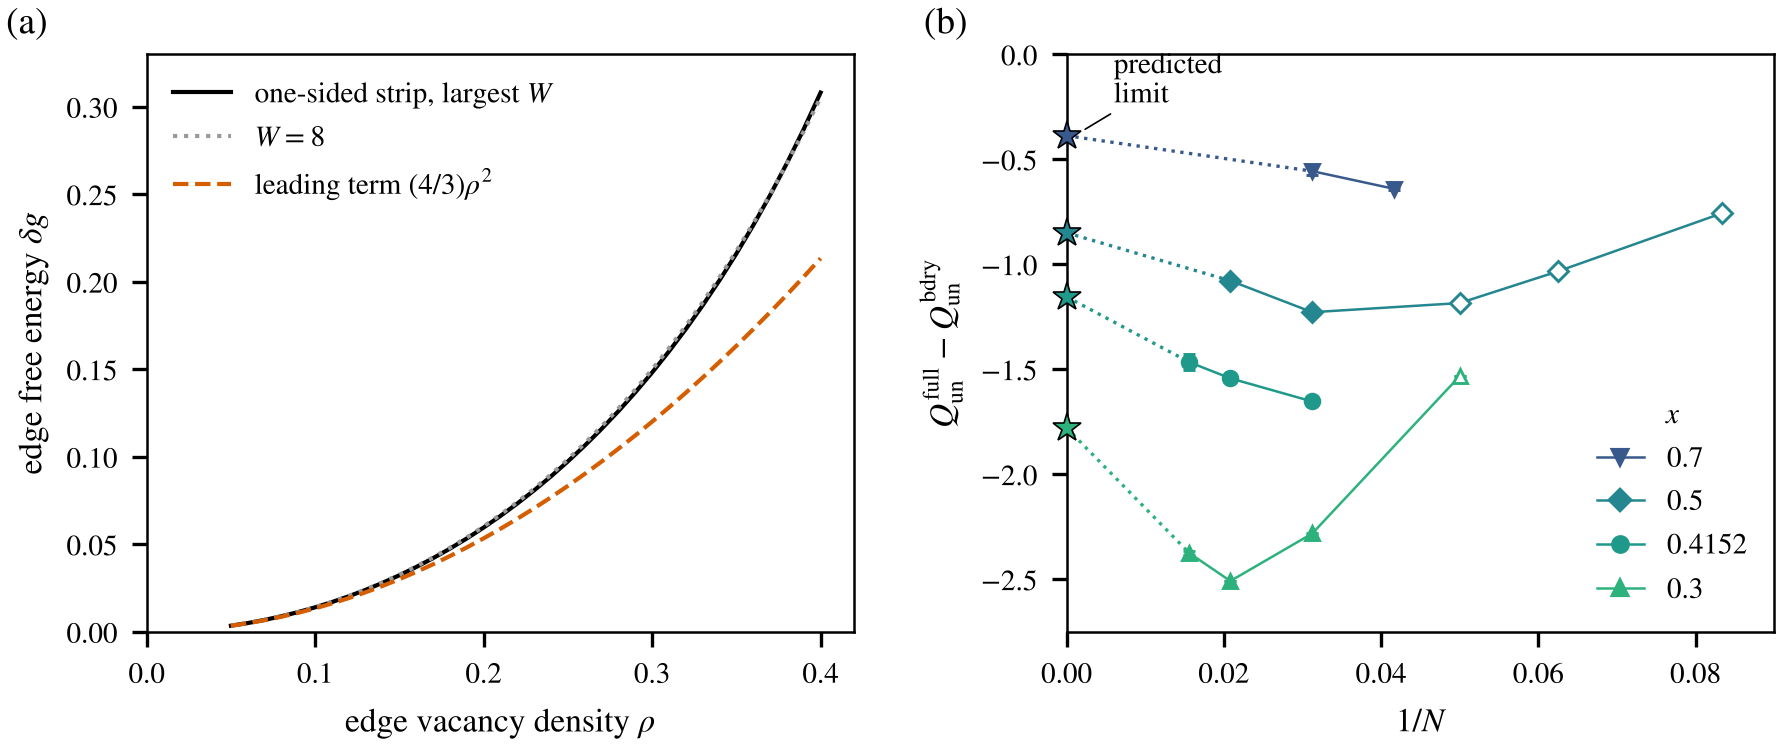

This figure's Python source:
"""Fig. 7: full model against boundary model.  (a) edge free energy dg(rho); (b) D = Q_un(full) - Q_un(boundary) vs 1/N
with the predicted limits.  Inputs (made by scripts/full_vs_boundary/): dg.csv, D_table.csv, D_inf.csv
(D_inf.csv: PYTHONPATH=src:scripts/full_vs_boundary python3 scripts/full_vs_boundary/predict.py 12,16 0.4 0.8,0.7,0.6,0.5,0.4152,0.3)."""
import csv, numpy as np, matplotlib.pyplot as plt
from style import *
P = "../data/full_vs_boundary/"
dg = list(csv.DictReader(open(P + "dg.csv"))); rho = np.array([float(r["rho"]) for r in dg])
col = lambda k: np.array([float(r[k]) if r[k] else np.nan for r in dg])
best = np.full(len(rho), np.nan)
for k in ("dg_W8", "dg_W10", "dg_W12", "dg_W14", "dg_W16"):       # the largest available width wins
    v = col(k); best[~np.isnan(v)] = v[~np.isnan(v)]
fig, ax = plt.subplots(1, 2, figsize=(TEXTW, 2.5), gridspec_kw=dict(wspace=0.30))
a = ax[0]; t = np.tan(np.pi * rho / 2)
a.plot(rho, best, "k-", label="one-sided strip, largest $W$"); a.plot(rho, col("dg_W8"), ":", color=GREY, label="$W=8$")
a.plot(rho, 4 * rho**2 / 3, "--", color=VERM, label=r"leading term $(4/3)\rho^2$")
a.set_xlabel(r"edge vacancy density $\rho$"); a.set_ylabel(r"edge free energy $\delta g$"); a.set_xlim(0, 0.42); a.set_ylim(0, 0.33); a.legend(loc="upper left")
D = [(int(r["N"]), float(r["x"]), float(r["D"]), float(r["err"]), r["source"]) for r in csv.DictReader(open(P + "D_table.csv"))]
extra = {0.4152: [(64, -1.467, 0.038, "MC")]}   # Q_un = 18.475 +- 0.038 (taskA_results/reports/interim4_N64pl.md) minus 19.942 (boundary, exact)
pred = {float(r["x"]): float(r["D_inf_W16"]) for r in csv.DictReader(open(P + "D_inf.csv"))}
MK = dict(MARK); MK[0.4152] = "o"; a = ax[1]
for x in (0.7, 0.5, 0.4152, 0.3):
    pts = [(N, d, e, "exact" if s == "exact" else "MC") for N, xx, d, e, s in D if abs(xx - x) < 2e-4] + extra.get(x, [])
    sel = {}
    for N, d, e, s in pts:
        if N not in sel or e < sel[N][1]: sel[N] = (d, e, s)
    Ns = np.array(sorted(sel)); c = xcolor(x)
    a.plot(1 / Ns, [sel[N][0] for N in Ns], "-", color=c, lw=0.6)
    for N in Ns:
        d, e, s = sel[N]; a.errorbar([1 / N], [d], [e], fmt=MK[x], color=c, mfc="w" if s == "exact" else c, ms=3.5, mew=0.7, capsize=1.5, lw=0.7)
    a.plot([], [], MK[x] + "-", color=c, ms=3.5, lw=0.6, label=f"${x}$")
    a.plot([0, 1 / Ns[-1]], [pred[x], sel[Ns[-1]][0]], ":", color=c, lw=0.8)      # guide to the eye, not a fit
    a.plot([0], [pred[x]], "*", color=c, ms=7, mec="k", mew=0.4, clip_on=False, zorder=5)
a.set_xlim(0, 0.09); a.set_ylim(-2.75, 0.0); a.set_xlabel("$1/N$"); a.set_ylabel(r"$Q_{\rm un}^{\rm full}-Q_{\rm un}^{\rm bdry}$")
h, l = a.get_legend_handles_labels()
a.legend(h[:4], l[:4], title="$x$", title_fontsize=7, loc="lower right", bbox_to_anchor=(1.0, 0.0), ncol=1, handlelength=1.6)
a.annotate("predicted\nlimit", xy=(0.001, pred[0.7]), xytext=(0.006, -0.12), fontsize=7, ha="left", va="center", linespacing=0.9,
           arrowprops=dict(arrowstyle="-", lw=0.4, shrinkA=0, shrinkB=3))
panel(ax[0], "(a)", x=-0.14); panel(ax[1], "(b)", x=-0.14)
save(fig, "fig7_full_model")
